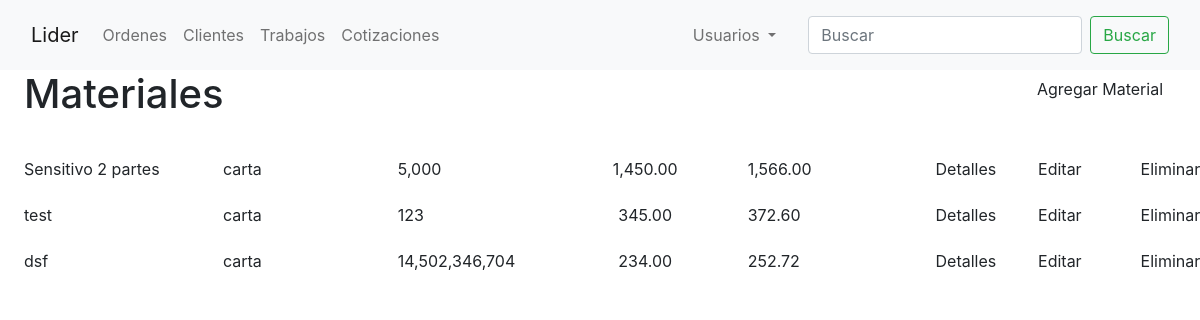
The page /cotizaciones/materiales/ on the database as committed earlier.
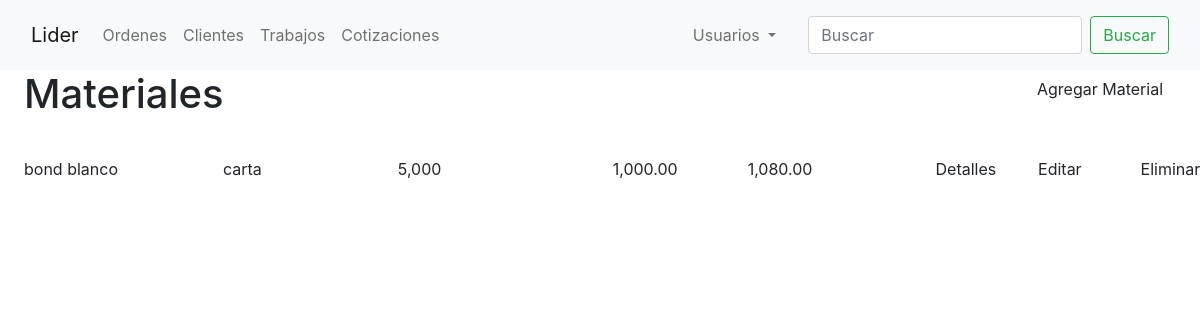
The same page on the database as committed later.
### orders/models.py (models this page shows, shortened)
class Materials(models.Model):
    name = models.CharField(max_length=50, verbose_name='Nombre del Material')
    size = models.CharField(verbose_name='Medida', max_length=20, default='carta')
    quantity_ordered = models.IntegerField(verbose_name='Cantidad')
    price = models.FloatField(verbose_name='Precio')
    vat = models.CharField(max_length=4, choices=[('1.16', '16%'),
                                                  ('1.08', '8%'),
                                                  ('1', 'N/A')],
                           default=1.08)
    @property
    def get_vat_price(self):
        return float(self.vat) * self.price

### budgets/views.py (the view)
# urls.py: path('materiales/', MaterialsView.as_view(), name='materials'),
class MaterialsView(ListView):
    model = Materials
    template_name = 'budgets/materials.html'
    paginate_by = 15

### budgets/templates/budgets/materials.html (shortened to what this page needs)
{% extends 'base.html' %}
{% block content %}
    <div class="row mb-4">
        <div class="col ms-4">
            <h1>Materiales</h1>
        </div>
        <div class="col-auto">
            <a class="btn mx-4" href="{% url 'material-create' %}">Agregar Material</a>
        </div>
    </div>
    {% for material in object_list %}
        <div class="row mb-2">
            <a class="col mx-4 my-auto link-dark" href="{% url 'material-detail' material.id %}">{{ material.name }}</a>
            <div class="col mx-auto my-auto">{{ material.size }}</div>
            <div class="col my-auto">{{ material.quantity_ordered|floatformat:"g" }}</div>
            <div class="col my-auto text-center">{{ material.price|floatformat:"2g" }}</div>
            <div class="col my-auto">{{ material.get_vat_price|floatformat:"2g" }}</div>
            <div class="col-1"><a href="{% url 'material-detail' material.id %}" class="btn">Detalles</a></div>
            <div class="col-1"><a href="{% url 'material-update' material.id %}" class="btn">Editar</a></div>
            <div class="col-1"><a href="{% url 'material-delete' material.id %}" class="btn">Eliminar</a></div>
        </div>
    {% endfor %}
{% endblock content %}

### templates/base.html (shortened to what this page needs)
{% load static %}
<html lang="EN">
<body>
{% include "navbar.html" %}
    {% block content %}
    {% endblock content %}
</body>
{% include 'scripts.html' %}
</html>

### templates/navbar.html (shortened to what this page needs)
<nav class="navbar navbar-expand-lg bg-light">
    <div class="container-fluid">
        <a class="navbar-brand" href="{% url 'home' %}">Lider</a>
        <div class="collapse navbar-collapse" id="navbarSupportedContent">
            <ul class="navbar-nav me-auto mb-2 mb-lg-0">
                <li class="nav-item">
                    <a class="nav-link" href="{% url 'home' %}">Ordenes</a>
                </li>
                <li class="nav-item">
                    <a class="nav-link" href="{% url 'customers' %}">Clientes</a>
                </li>
                <li class="nav-item">
                    <a class="nav-link" href="{% url 'lider' %}">Trabajos</a>
                </li>
                <li class="nav-item">
                    <a class="nav-link" href="{% url 'budgets' %}">Cotizaciones</a>
                </li>
            </ul>
            <ul class="navbar-nav justify-content-end mb-2 mb-lg-0 mx-4">
                <li class="nav-item dropdown justify-content-end">
                    <a class="nav-link dropdown-toggle" href="#" role="button" data-bs-toggle="dropdown"
                       aria-expanded="false">
                        {% if user.is_authenticated %}
                            {{ user }}
                        {% else %}
                            Usuarios
                        {% endif %}
                    </a>
                </li>
            </ul>
            <form class="d-flex my-2" role="search" method="GET" action="{% url 'search' %}">
                <input class="form-control me-2" type="text" placeholder="Buscar" aria-label="Search" name="q">
                <button class="btn btn-outline-success" type="submit">Buscar</button>
            </form>
        </div>
    </div>
</nav>

### templates/scripts.html (shortened to what this page needs)
<link href="https://cdn.jsdelivr.net/npm/bootstrap@5.2.0-beta1/dist/css/bootstrap.min.css" rel="stylesheet"
>
<link rel="stylesheet" href="https://cdn.jsdelivr.net/npm/bootstrap@4.6.2/dist/css/bootstrap.min.css"
>

Rows that differ between the two databases and show on the page:
removed Materials: name "Sensitivo 2 partes", size "carta", quantity_ordered "5,000", price "1,450.00", get_vat_price "1,566.00"
removed Materials: name "test", size "carta", quantity_ordered "123", price "345.00", get_vat_price "372.60"
removed Materials: name "dsf", size "carta", quantity_ordered "14,502,346,704", price "234.00", get_vat_price "252.72"
added Materials: name "bond blanco", size "carta", quantity_ordered "5,000", price "1,000.00", get_vat_price "1,080.00"
